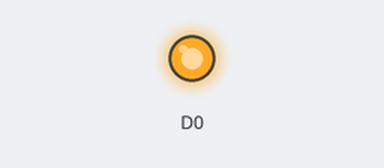
Bench run of a sketch on a simulated ESP8266 (NodeMCU). On the bench: output pins drawn as LEDs (lit = HIGH). WiFi joins after 1.5 s; servers stay silent unless stated; the Firebase database answers and starts empty; what the sketch prints to the serial monitor is not drawn.

Above: at 0.1 s.
At 2.0 s:
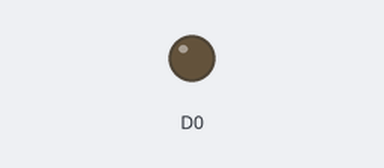
Timing chart, 0 to 3.5 s (numbered marks = the images above):
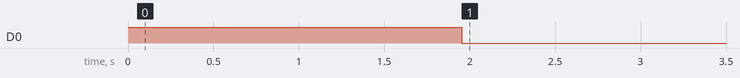

Measured:
- by itself, D0: HIGH → LOW at 2.0 s

The sketch:

firebase.ino
```cpp
// (licence header left out)
// FirebaseDemo_ESP8266 is a sample that demo the different functions
// of the FirebaseArduino API.

#include <ESP8266WiFi.h>
#include <FirebaseArduino.h>

// Set these to run example.
#define FIREBASE_HOST "nodemcu-30211.firebaseio.com"
#define FIREBASE_AUTH "ktD8GtlUI3Gu7Go7X0Of5hezwPUn3Sj2SOb2V5Xf"
#define WIFI_SSID "Redmi"
#define WIFI_PASSWORD "1234567890"

void setup() {
  Serial.begin(9600);

  pinMode(D0,OUTPUT);
  digitalWrite(D0,HIGH);

  // connect to wifi.
  WiFi.begin(WIFI_SSID, WIFI_PASSWORD);
  Serial.print("connecting");
  while (WiFi.status() != WL_CONNECTED) {
    Serial.print(".");
    delay(500);
  }
  Serial.println();
  Serial.print("connected: ");
  Serial.println(WiFi.localIP());

  Firebase.begin(FIREBASE_HOST, FIREBASE_AUTH);
  Firebase.setInt("bell", 0);

}

int n = 0;

void loop() {
  // set value


//  delay(1000);

  // update value
//  Firebase.setFloat("number", 43.0);
//  // handle error
//  if (Firebase.failed()) {
//      Serial.print("setting /number failed:");
//      Serial.println(Firebase.error());
//      return;
//  }
//  delay(1000);

  // get value
  Serial.print("number: ");
  Serial.println(Firebase.getFloat("number"));
  int a = Firebase.getInt("bell");
  digitalWrite(D0,a);
  Serial.println(a);

//  delay(1000);

//  // remove value
//  Firebase.remove("number");
//  delay(1000);

  // set string value
//  Firebase.setString("message", "hello world");
//  // handle error
//  if (Firebase.failed()) {
//      Serial.print("setting /message failed:");
//      Serial.println(Firebase.error());
//      return;
//  }
//  delay(1000);

  // set bool value
//  Firebase.setBool("truth", false);
//  // handle error
//  if (Firebase.failed()) {
//      Serial.print("setting /truth failed:");
//      Serial.println(Firebase.error());
//      return;
//  }
//  delay(1000);

  // append a new value to /logs
//  String name = Firebase.pushInt("logs", n++);
  // handle error
//  if (Firebase.failed()) {
//      Serial.print("pushing /logs failed:");
//      Serial.println(Firebase.error());
//      return;
//  }
//  Serial.print("pushed: /logs/");
//  Serial.println(name);
//  delay(1000);
}
```
